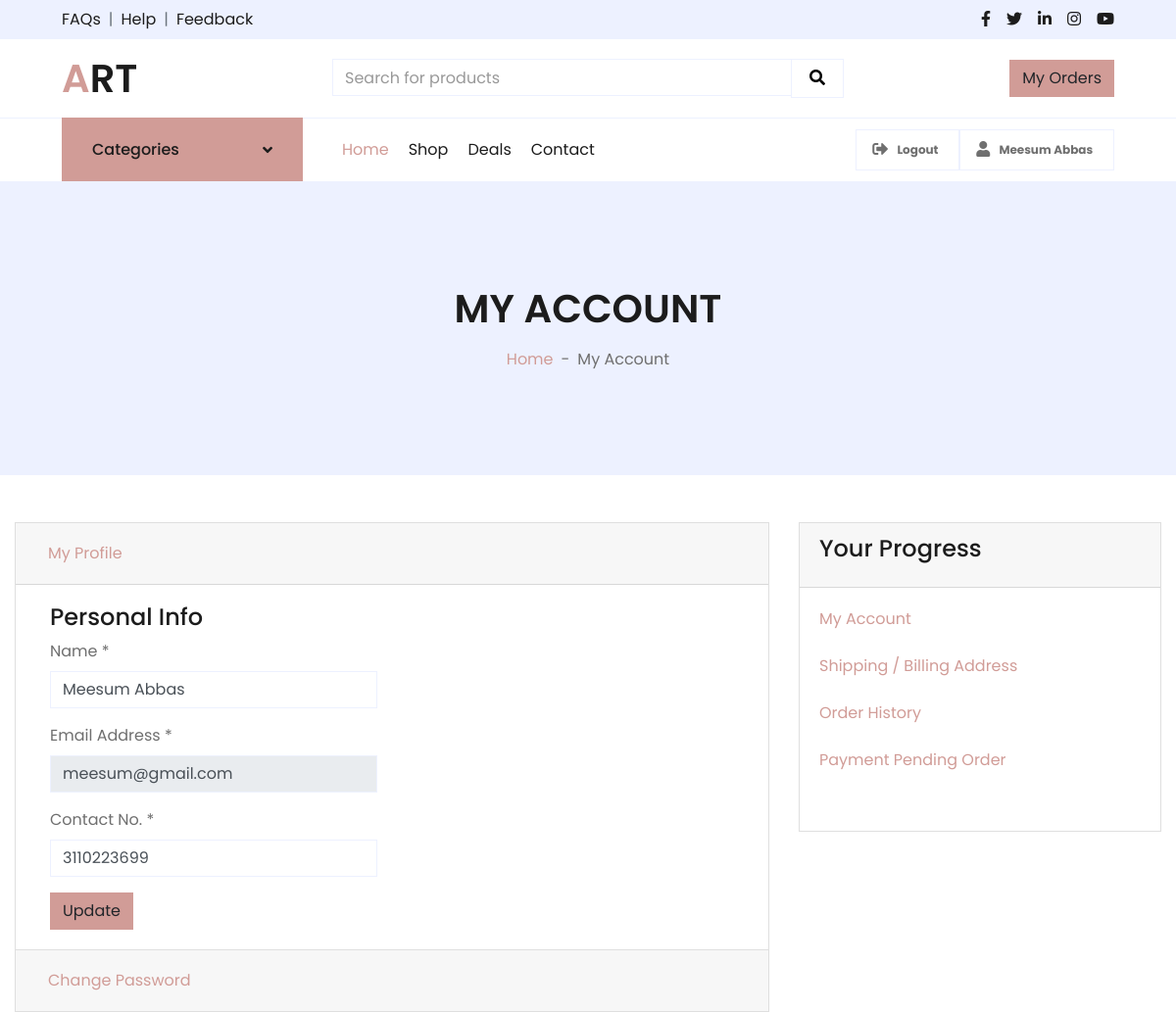
The app's page /my-account.php (signed in) with its own data.
### tables this page shows
CREATE TABLE `users` (
  `id` int(11) NOT NULL,
  `name` varchar(255) DEFAULT NULL,
  `email` varchar(255) DEFAULT NULL,
  `contactno` bigint(11) DEFAULT NULL,
  `password` varchar(255) DEFAULT NULL,
  `shippingAddress` longtext DEFAULT NULL,
  `shippingState` varchar(255) DEFAULT NULL,
  `shippingCity` varchar(255) DEFAULT NULL,
  `shippingPincode` int(11) DEFAULT NULL,
  `billingAddress` longtext DEFAULT NULL,
  `billingState` varchar(255) DEFAULT NULL,
  `billingCity` varchar(255) DEFAULT NULL,
  `billingPincode` int(11) DEFAULT NULL,
  `regDate` timestamp NOT NULL DEFAULT current_timestamp(),
  `updationDate` varchar(255) DEFAULT NULL
);

### my-account.php (the view, shortened to what this page needs)
<?php
include('include/config.php');
if (strlen($_SESSION['login']) == 0) {
    header('location:login.php');
} else {
?>
    <!DOCTYPE html>
    <html lang="en">
    <head>
        <link href="https://cdnjs.cloudflare.com/ajax/libs/font-awesome/5.10.0/css/all.min.css" rel="stylesheet">
        <link href="lib/owlcarousel/assets/owl.carousel.min.css" rel="stylesheet">
        <link href="css/style.css" rel="stylesheet">
    </head>
    <body>
        <?php
        include 'include/top-header.php';
        ?>
        <?php
        include 'include/navbar2.php';
        ?>
        <div class="container-fluid bg-secondary mb-5">
            <div class="d-flex flex-column align-items-center justify-content-center" style="min-height: 300px">
                <h1 class="font-weight-semi-bold text-uppercase mb-3">My Account </h1>
                <div class="d-inline-flex">
                    <p class="m-0"><a href="">Home</a></p>
                    <p class="m-0 px-2">-</p>
                    <p class="m-0">My Account</p>
                </div>
            </div>
        </div>
        <div class="container-fluid">
            <div class="row">
                <div class="col-lg-8 col-md-10 col-sm-12">
                    <div class="accordion" id="accordionExample">
                        <div class="card">
                            <div class="card-header" id="headingOne">
                                <h2 class="mb-0">
                                    <button class="btn btn-link btn-block text-left" type="button" data-toggle="collapse" data-target="#collapseOne" aria-expanded="true" aria-controls="collapseOne">
                                        My Profile
                                    </button>
                                </h2>
                            </div>
                            <div id="collapseOne" class="collapse show" aria-labelledby="headingOne" data-parent="#accordionExample">
                                <div class="card-body">
                                    <div class="col-md-6 col-sm-12">
                                        <h4>Personal Info</h4>
                                        <?php
                                        $query = mysqli_query($con, "select * from users where id='" . $_SESSION['id'] . "'");
                                        while ($row = mysqli_fetch_array($query)) {
                                        ?>
                                            <form action="" role="form" method="post">
                                                <div class="form-group">
                                                    <label for="name">Name <span>*</span></label>
                                                    <input type="text" value="<?php echo $row['name']; ?>" required name="name" id="name" class="form-control">
                                                </div>
                                                <div class="form-group">
                                                    <label for="email">Email Address <span>*</span></label>
                                                    <input type="email" value="<?php echo $row['email']; ?>" class="form-control" readonly>
                                                </div>
                                                <div class="form-group">
                                                    <label for="Contact No.">Contact No. <span>*</span></label>
                                                    <input type="text" id="contactno" name="contactno" value="<?php echo $row['contactno']; ?>" class="form-control" maxlength="11">
                                                </div>
                                                <button type="submit" name="update" class="btn btn-primary">Update</button>
                                            </form>
                                        <?php } ?>
                                    </div>
                                </div>
                            </div>
                        </div>
                        <div class="card">
                            <div class="card-header" id="headingTwo">
                                <h2 class="mb-0">
                                    <button class="btn btn-link btn-block text-left collapsed" type="button" data-toggle="collapse" data-target="#collapseTwo" aria-expanded="false" aria-controls="collapseTwo">
                                        Change Password
                                    </button>
                                </h2>
                            </div>
                        </div>
                    </div>
                </div>
                <?php
                include 'include/my-account-sidebar.php';
                ?>
    </body>
<?php } ?>
    </html>

### records on screen
users: name "Meesum Abbas", email "meesum@gmail.com", contactno "3110223699"

### other values on screen
$_SESSION['username'] "Meesum Abbas"
